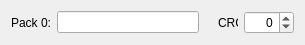
<?xml version="1.0" encoding="UTF-8"?>
<ui version="4.0">
 <class>packCRC</class>
 <widget class="QWidget" name="packCRC">
  <property name="geometry">
   <rect>
    <x>0</x>
    <y>0</y>
    <width>305</width>
    <height>43</height>
   </rect>
  </property>
  <property name="sizePolicy">
   <sizepolicy hsizetype="Fixed" vsizetype="Preferred">
    <horstretch>0</horstretch>
    <verstretch>0</verstretch>
   </sizepolicy>
  </property>
  <property name="windowTitle">
   <string>Form</string>
  </property>
  <layout class="QVBoxLayout" name="verticalLayout">
   <item>
    <layout class="QHBoxLayout" name="horizontalLayout">
     <property name="sizeConstraint">
      <enum>QLayout::SetDefaultConstraint</enum>
     </property>
     <item>
      <widget class="QLabel" name="labelPack">
       <property name="text">
        <string>Pack 0:</string>
       </property>
       <property name="alignment">
        <set>Qt::AlignLeading|Qt::AlignLeft|Qt::AlignVCenter</set>
       </property>
       <property name="margin">
        <number>5</number>
       </property>
      </widget>
     </item>
     <item>
      <widget class="QLineEdit" name="lePackData">
       <property name="sizePolicy">
        <sizepolicy hsizetype="MinimumExpanding" vsizetype="Fixed">
         <horstretch>0</horstretch>
         <verstretch>0</verstretch>
        </sizepolicy>
       </property>
       <property name="minimumSize">
        <size>
         <width>50</width>
         <height>0</height>
        </size>
       </property>
       <property name="statusTip">
        <string>Pack of bytes (hexadecimal)</string>
       </property>
      </widget>
     </item>
     <item>
      <spacer name="hSpacerPack">
       <property name="orientation">
        <enum>Qt::Horizontal</enum>
       </property>
       <property name="sizeType">
        <enum>QSizePolicy::Fixed</enum>
       </property>
       <property name="sizeHint" stdset="0">
        <size>
         <width>13</width>
         <height>20</height>
        </size>
       </property>
      </spacer>
     </item>
     <item>
      <widget class="QLabel" name="labelPackCRC">
       <property name="minimumSize">
        <size>
         <width>20</width>
         <height>0</height>
        </size>
       </property>
       <property name="maximumSize">
        <size>
         <width>20</width>
         <height>16777215</height>
        </size>
       </property>
       <property name="text">
        <string>CRC</string>
       </property>
      </widget>
     </item>
     <item>
      <widget class="QSpinBox" name="spinBoxPackCRC">
       <property name="minimumSize">
        <size>
         <width>50</width>
         <height>0</height>
        </size>
       </property>
       <property name="maximumSize">
        <size>
         <width>50</width>
         <height>16777215</height>
        </size>
       </property>
       <property name="statusTip">
        <string>Enter CRC of this pack (hexadecimal)</string>
       </property>
       <property name="wrapping">
        <bool>true</bool>
       </property>
       <property name="alignment">
        <set>Qt::AlignRight|Qt::AlignTrailing|Qt::AlignVCenter</set>
       </property>
       <property name="prefix">
        <string/>
       </property>
       <property name="maximum">
        <number>255</number>
       </property>
       <property name="displayIntegerBase">
        <number>16</number>
       </property>
      </widget>
     </item>
    </layout>
   </item>
  </layout>
 </widget>
 <resources/>
 <connections/>
</ui>
